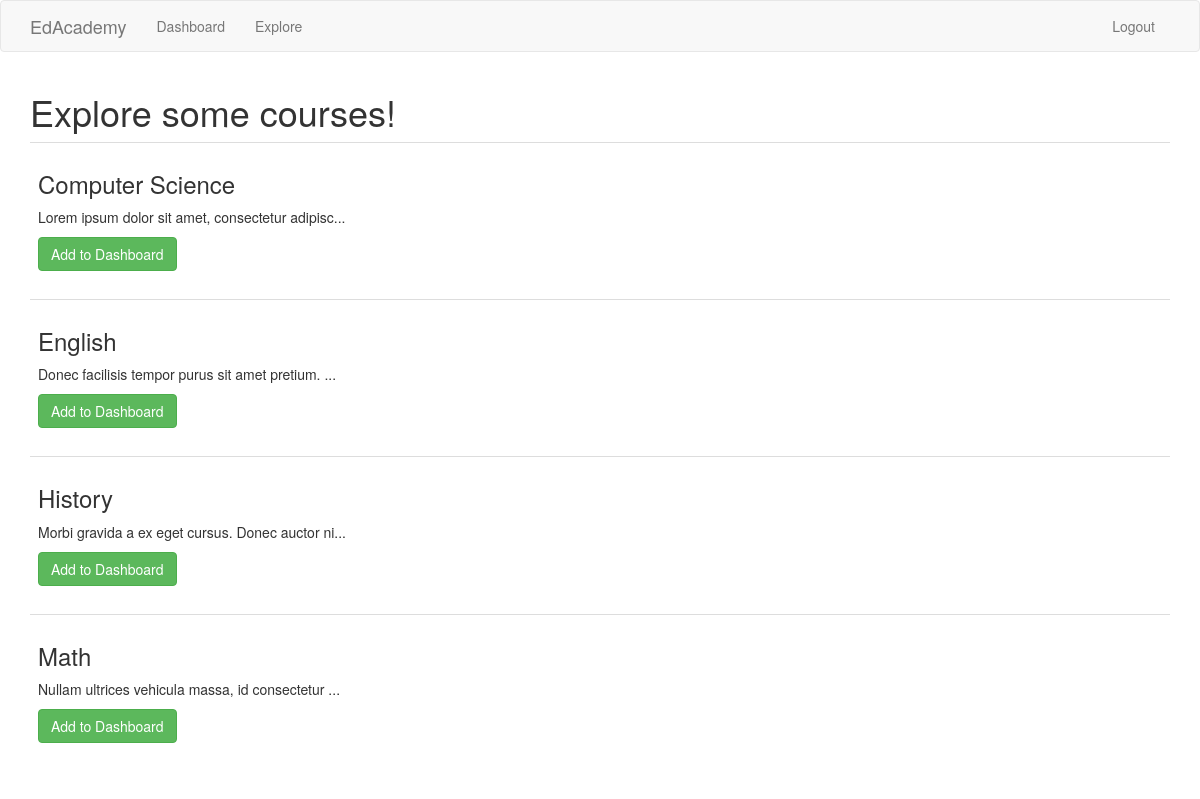
The page /explore (signed in) on the database as committed earlier.
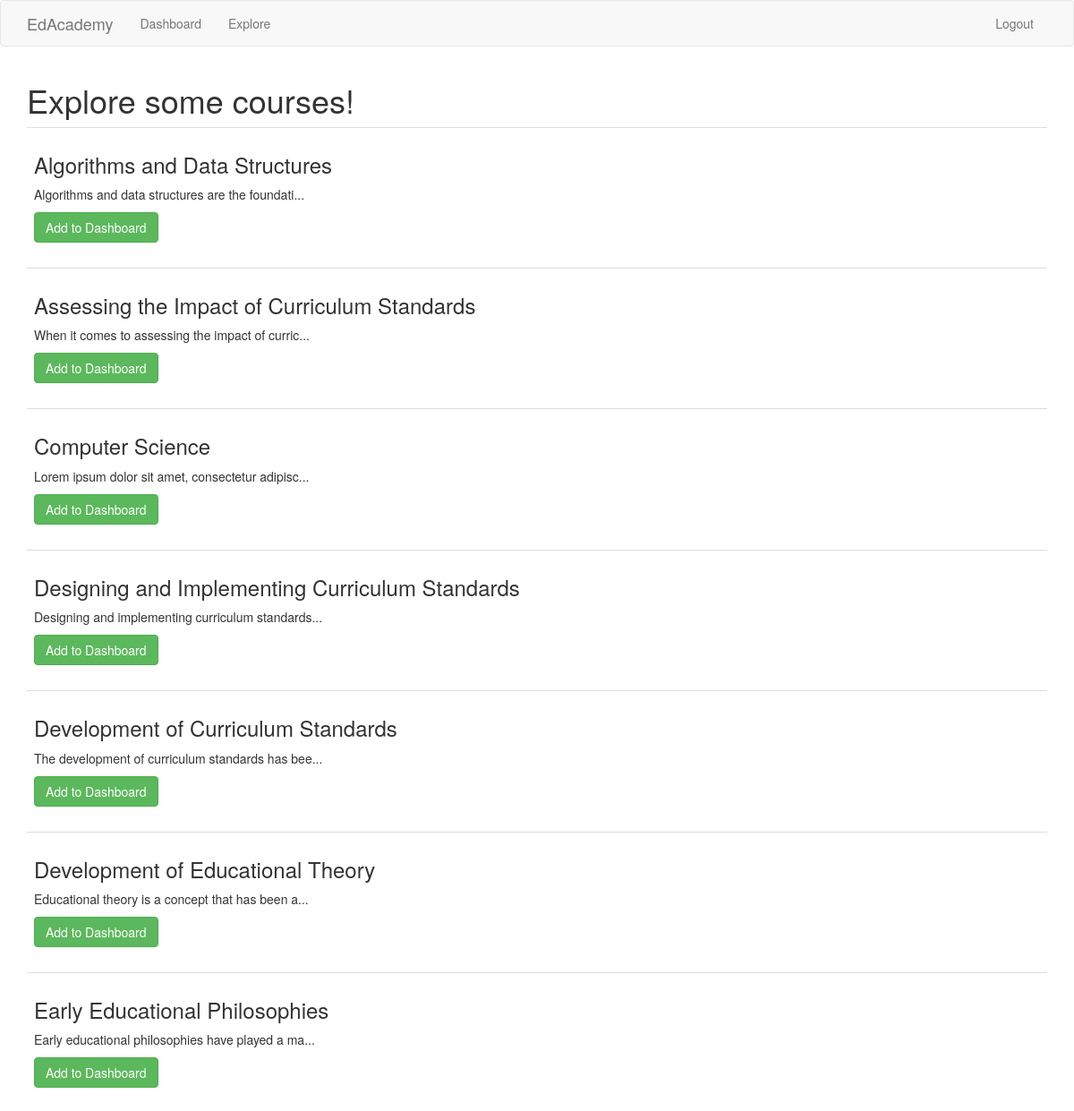
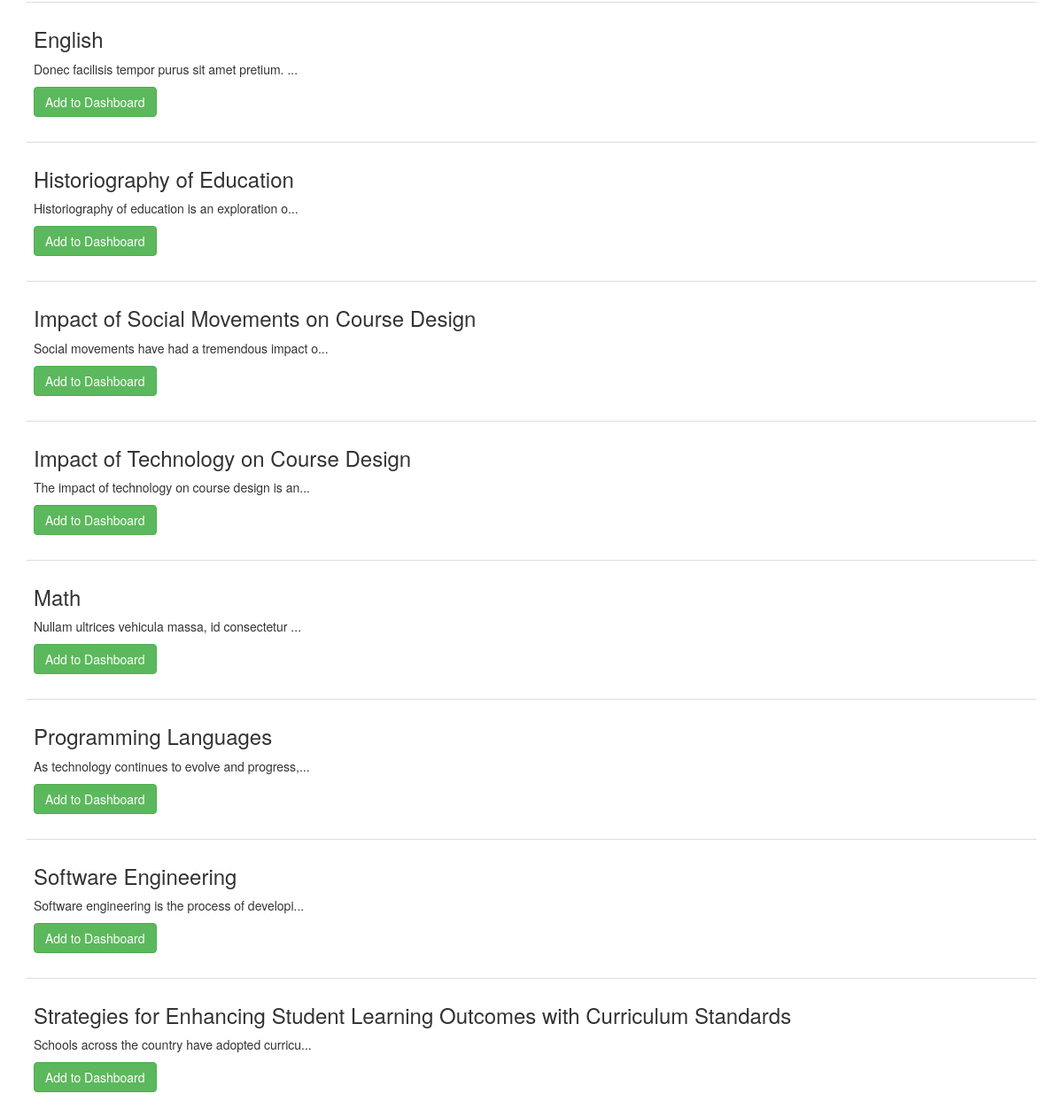
The same page on the database as committed later (2 pictures, top to bottom).
### app/models.py (models this page shows, shortened)
class Course(db.Model):
    id = db.Column(db.Integer, primary_key=True)
    title = db.Column(db.String(140))
    body = db.Column(db.String(10000))
    hasGeneratedRelatedCourses = db.Column(db.Boolean, default=False)

### app/routes.py (the view)
@app.route('/explore', methods=['GET','POST'])
@login_required
def explore():
    courses = Course.query.order_by(Course.title).all()
    for c in current_user.courses:
        courses.remove(c)
    return render_template('explore.html', title='Explore', courses=courses)

### app/models.py (called while the page is built)
@login.user_loader
def load_user(id):
    return User.query.get(int(id))

### app/templates/explore.html (shortened to what this page needs)
{% extends "base.html" %}
{% block app_content %}
    <h1>Explore some courses!</h1>
    {% for course in courses %}
    <table class="table table-hover">
        <tr>
            <td width="20px">
                <h3>{{course.title}}</h3>
                <p>{{course.body|truncate(50, True)}}</p>
                <form action="/add_course/{{course.title}}" method="post">
                    <button class="btn btn-success" type="submit">Add to Dashboard</button>
                </form>
            </td>
        </tr>
    </table>
    {% endfor %}
{% endblock %}

### app/templates/base.html (shortened to what this page needs)
{% extends 'bootstrap/base.html' %}
{% block navbar %}
    <nav class="navbar navbar-default">
        <div class="container">
            <div class="navbar-header">
                <a class="navbar-brand" href="{{ url_for('index') }}">EdAcademy</a>
            </div>
            <div class="collapse navbar-collapse" id="bs-example-navbar-collapse-1">
                <ul class="nav navbar-nav">
                    <li><a href="{{ url_for('index') }}">Dashboard</a></li>
                    <li><a href="{{ url_for('explore') }}">Explore</a></li>
                </ul>
                <ul class="nav navbar-nav navbar-right">
                    {% if current_user.is_anonymous %}
                    <li><a href="{{ url_for('login') }}">Login</a></li>
                    {% else %}
                    <li><a href="{{ url_for('logout') }}">Logout</a></li>
                    {% endif %}
                </ul>
            </div>
        </div>
    </nav>
{% endblock %}
{% block content %}
    <div class="container">
        {% block app_content %}{% endblock %}
    </div>
{% endblock %}

Rows that differ between the two databases and show on the page:
no longer on this page (row unchanged): Course: title "History", body "Morbi gravida a ex eget cursus. Donec auctor ni..."
added Course: title "Algorithms and Data Structures", body "Algorithms and data structures are the foundati..."
added Course: title "Assessing the Impact of Curriculum Standards", body "When it comes to assessing the impact of curric..."
added Course: title "Designing and Implementing Curriculum Standards", body "Designing and implementing curriculum standards..."
added Course: title "Development of Curriculum Standards", body "The development of curriculum standards has bee..."
added Course: title "Development of Educational Theory", body "Educational theory is a concept that has been a..."
added Course: title "Early Educational Philosophies", body "Early educational philosophies have played a ma..."
added Course: title "Historiography of Education", body "Historiography of education is an exploration o..."
added Course: title "Impact of Social Movements on Course Design", body "Social movements have had a tremendous impact o..."
added Course: title "Impact of Technology on Course Design", body "The impact of technology on course design is an..."
added Course: title "Programming Languages", body "As technology continues to evolve and progress,..."
added Course: title "Software Engineering", body "Software engineering is the process of developi..."
added Course: title "Strategies for Enhancing Student Learning Outcomes with Curriculum Standards", body "Schools across the country have adopted curricu..."
